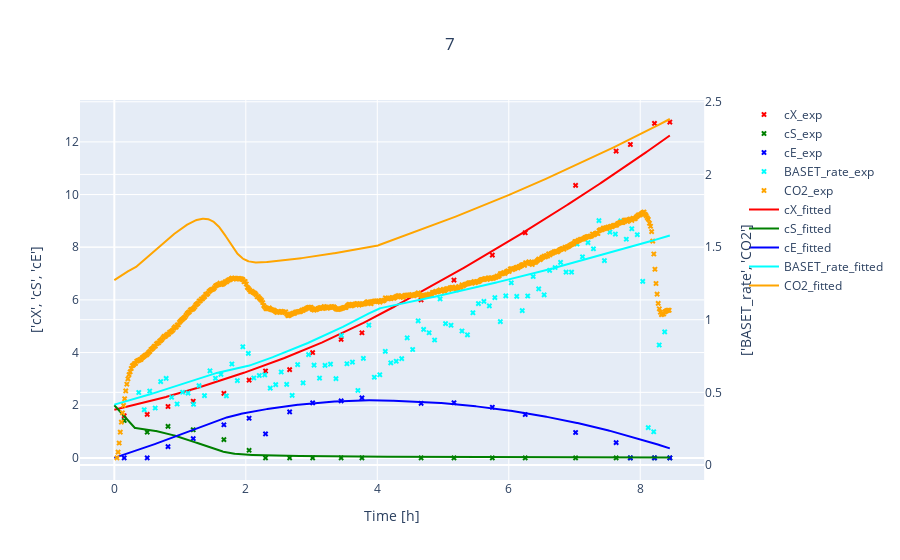

This figure's notebook cell:
### Code cell
#simulate one single experiment in combination with its simulation (with estimated params)
# Data should be given either as an Experiment, a pd.DataFrame or as a list or dict with pd.DataFrame objects
a = Experiment(path, 7)
o = yeast.simulate(a)          #max_step =10, method = "BDF", rtol = 10
visualize(a, o, suffix_1 = "_exp", suffix_2 = "_fitted", title = 7)

### Figure 1 — Plotly figure (JSON) as saved in the notebook; plotly's stock layout.template omitted (floating-point values rounded to 4 significant figures; data arrays with more than 128 entries replaced by an {"elided": "..."} marker saying what was removed)
{"data": [{"marker": {"color": "red", "size": 5, "symbol": "x"}, "mode": "markers", "name": "cX_exp", "type": "scatter", "x": [0, 0.15, 0.5, 0.8167, 1.2, 1.667, 2.05, 2.3, 2.667, 3.017, 3.45, 3.767, 4.667, 5.167, 5.75, 6.25, 7.017, 7.633, 7.85, 8.217, 8.45], "xaxis": "x", "y": [null, 1.6, 1.65, 1.95, 2.15, 2.45, 2.95, 3.3, 3.35, 4, 4.5, 4.75, 6, 6.75, 7.7, 8.55, 10.35, 11.65, 11.9, 12.7, 12.75], "yaxis": "y"}, {"marker": {"color": "green", "size": 5, "symbol": "x"}, "mode": "markers", "name": "cS_exp", "type": "scatter", "x": [0, 0.15, 0.5, 0.8167, 1.2, 1.667, 2.05, 2.3, 2.667, 3.017, 3.45, 3.767, 4.667, 5.167, 5.75, 6.25, 7.017, 7.633, 7.85, 8.217, 8.45], "xaxis": "x", "y": [null, 1.419, 0.9746, 1.198, 1.068, 0.6934, 0.2877, 0, 0, 0, 0, 0, 0, 0, 0, 0, 0, 0, 0, 0, 0], "yaxis": "y"}, {"marker": {"color": "blue", "size": 5, "symbol": "x"}, "mode": "markers", "name": "cE_exp", "type": "scatter", "x": [0, 0.15, 0.5, 0.8167, 1.2, 1.667, 2.05, 2.3, 2.667, 3.017, 3.45, 3.767, 4.667, 5.167, 5.75, 6.25, 7.017, 7.633, 7.85, 8.217, 8.45], "xaxis": "x", "y": [null, 0, 0, 0.428, 0.7334, 1.257, 1.504, 0.9111, 1.747, 2.091, 2.164, 2.277, 2.069, 2.095, 1.923, 1.645, 0.9623, 0.5794, 0, 0, 0], "yaxis": "y"}, {"marker": {"color": "cyan", "size": 5, "symbol": "x"}, "mode": "markers", "name": "BASET_rate_exp", "type": "scatter", "x": [0.03833, 0.1217, 0.205, 0.2883, 0.3717, 0.455, 0.5383, 0.6217, 0.705, 0.7883, 0.8717, 0.955, 1.038, 1.122, 1.205, 1.288, 1.372, 1.455, 1.538, 1.622, 1.705, 1.788, 1.872, 1.955, 2.038, 2.122, 2.205, 2.288, 2.372, 2.455, 2.538, 2.622, 2.705, 2.788, 2.872, 2.955, 3.038, 3.122, 3.205, 3.288, 3.372, 3.455, 3.538, 3.622, 3.705, 3.788, 3.872, 3.955, 4.038, 4.122, 4.205, 4.288, 4.372, 4.455, 4.538, 4.622, 4.705, 4.788, 4.872, 4.955, 5.038, 5.122, 5.205, 5.288, 5.372, 5.455, 5.538, 5.622, 5.705, 5.788, 5.872, 5.955, 6.038, 6.122, 6.205, 6.288, 6.372, 6.455, 6.538, 6.622, 6.705, 6.788, 6.872, 6.955, 7.038, 7.122, 7.205, 7.288, 7.372, 7.455, 7.538, 7.622, 7.705, 7.788, 7.872, 7.955, 8.038, 8.122, 8.205, 8.288, 8.372], "xaxis": "x", "y": [null, null, null, null, 0.499, 0.38, 0.509, 0.392, 0.574, 0.596, 0.466, 0.42, 0.501, 0.495, 0.418, 0.546, 0.477, 0.648, 0.597, 0.624, 0.476, 0.695, 0.581, 0.814, 0.768, 0.599, 0.616, 0.62, 0.529, 0.553, 0.64, 0.555, 0.479, 0.691, 0.565, 0.76, 0.687, 0.598, 0.686, 0.694, 0.594, 0.892, 0.697, 0.708, 0.513, 0.734, 0.963, 0.604, 0.621, 0.782, 0.703, 0.714, 0.732, 0.875, 0.795, 0.992, 0.933, 0.91, 0.86, 1.143, 0.973, 0.962, 1.205, 0.922, 0.896, 1.048, 1.111, 1.126, 1.095, 1.152, 0.987, 1.164, 1.254, 1.161, 1.062, 1.163, 1.297, 1.212, 1.171, 1.339, 1.359, 1.395, 1.327, 1.327, 1.521, 1.433, 1.53, 1.488, 1.682, 1.407, 1.603, 1.589, 1.68, 1.554, 1.626, 1.585, 1.264, 0.257, 0.229, 0.826, 0.916], "yaxis": "y2"}, {"marker": {"color": "orange", "size": 5, "symbol": "x"}, "mode": "markers", "name": "CO2_exp", "type": "scatter", "x": {"elided": "505 float values"}, "xaxis": "x", "y": {"elided": "505 float values"}, "yaxis": "y2"}, {"marker": {"color": "red", "size": 5, "symbol": "x"}, "mode": "lines", "name": "cX_fitted", "type": "scatter", "x": {"elided": "1000 float values"}, "xaxis": "x", "y": {"elided": "1000 float values"}, "yaxis": "y"}, {"marker": {"color": "green", "size": 5, "symbol": "x"}, "mode": "lines", "name": "cS_fitted", "type": "scatter", "x": {"elided": "1000 float values"}, "xaxis": "x", "y": {"elided": "1000 float values"}, "yaxis": "y"}, {"marker": {"color": "blue", "size": 5, "symbol": "x"}, "mode": "lines", "name": "cE_fitted", "type": "scatter", "x": {"elided": "1000 float values"}, "xaxis": "x", "y": {"elided": "1000 float values"}, "yaxis": "y"}, {"marker": {"color": "cyan", "size": 5, "symbol": "x"}, "mode": "lines", "name": "BASET_rate_fitted", "type": "scatter", "x": {"elided": "1000 float values"}, "xaxis": "x", "y": {"elided": "1000 float values"}, "yaxis": "y2"}, {"marker": {"color": "orange", "size": 5, "symbol": "x"}, "mode": "lines", "name": "CO2_fitted", "type": "scatter", "x": {"elided": "1000 float values"}, "xaxis": "x", "y": {"elided": "1000 float values"}, "yaxis": "y2"}], "layout": {"legend": {"x": 1}, "title": {"text": "7", "x": 0.5}, "xaxis": {"anchor": "y", "domain": [0, 0.94], "title": {"text": "Time [h]"}}, "yaxis": {"anchor": "x", "domain": [0, 1], "title": {"standoff": 20, "text": "['cX', 'cS', 'cE']"}}, "yaxis2": {"anchor": "x", "overlaying": "y", "side": "right", "title": {"standoff": 20, "text": "['BASET_rate', 'CO2']"}}}}
